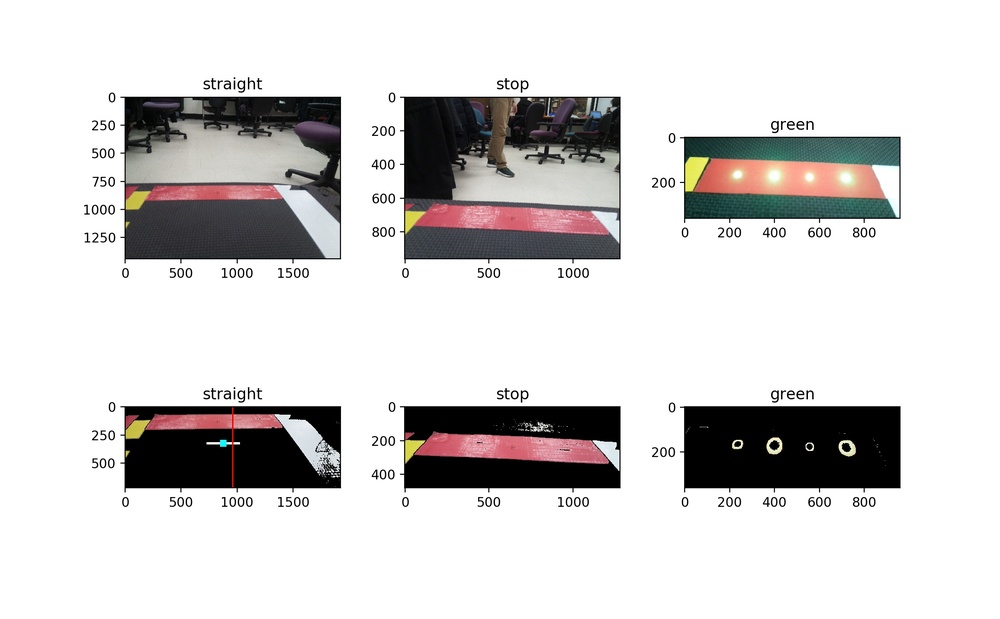
#> input picture stop.jpg, 1000 x 619 px, shrunk from 2150 x 1330 before the run
$ python -i detect_rgb_debug4.py   (imports and definitions only)
#> lines starting #> are read from the running program, lines starting #| are printed output that depends on the picture; after the words box and inside, x2 and y2 are one past the last pixel; in counts of white or black regions, pixels touching at a corner belong together
#> further down, picture is the input picture: shape (619, 1000, 3); mean B, G, R 211, 211.4, 213.3
import numpy as np
from PIL import Image
import matplotlib.pyplot as plt
import cv2


def detect(img):
    # img = img[int(img.shape[0] / 3):int(img.shape[0] * 2 / 3), :, :]
    # img = img[int(img.shape[0] / 2):int(img.shape[0]), :, :]
    h, w, _ = img.shape
#> h = 619; w = 1000
    # img = cv2.GaussianBlur(img, (5, 5), 0)
    hsv_img = cv2.cvtColor(img, cv2.COLOR_BGR2HSV)
#> hsv_img: shape (619, 1000, 3); mean H, S, V 15.3, 11.5, 214.3

    # latest
    yellow_low = np.array([26, 30, 46])
    yellow_high = np.array([34, 255, 255])

    # latest
    white_low = np.array([0, 0, 200])
    white_high = np.array([180, 30, 255])

    # latest
    red_low = np.array([0, 0, 0])
    red_high = np.array([10, 255, 100])

    # latest
    green_low = np.array([10, 50, 0])
    green_high = np.array([120, 255, 255])

    r_thresh = float(0.25)
    y_thresh = float(0.01)
    w_thresh = float(0.02)
    g_thresh = float(0.5)

    center = int(w / 2)
#> center = 500

    mask_red = cv2.inRange(hsv_img, red_low, red_high)
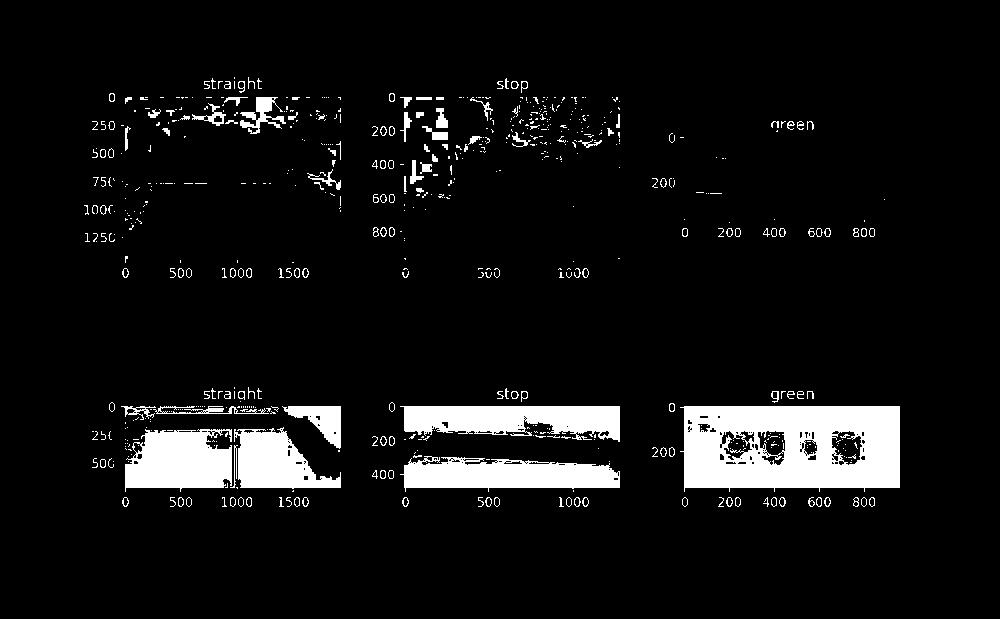
#> mask_red: shape (619, 1000); 7.4% white; 637 white regions (464 under 20 px), largest, box (x1, y1, x2, y2) and area: (680, 406, 900, 492) 15398, (400, 406, 620, 442) 5644, (400, 456, 620, 492) 5518
    r_ratio = float(format((mask_red > 0).sum() / float(w * h), '.4f'))
#> r_ratio = 0.0736

    img = cv2.bitwise_and(img, img, mask=mask_red)
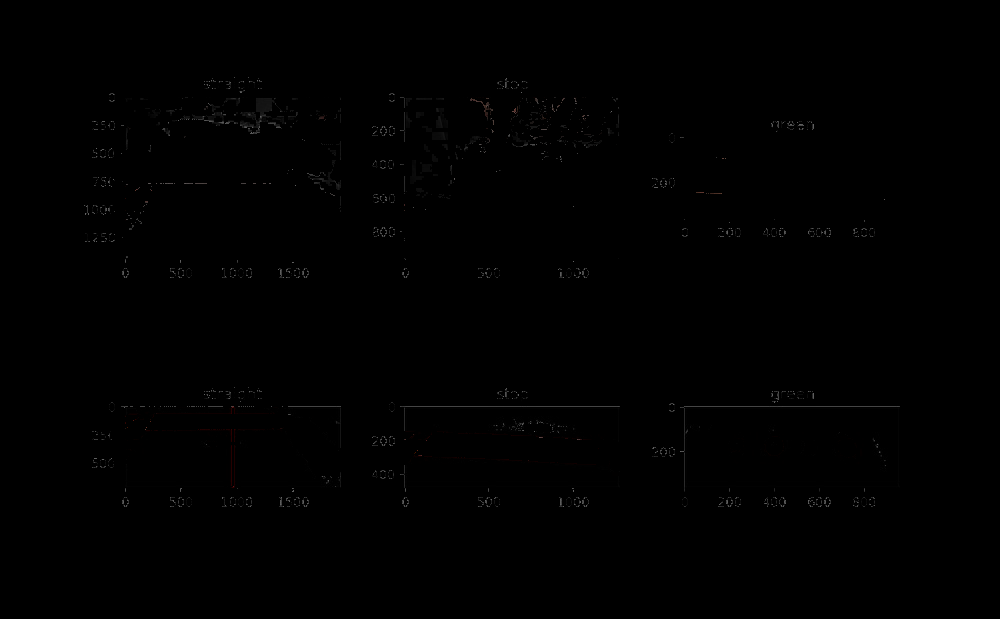
#> img: shape (619, 1000, 3); mean B, G, R 0.5, 0.5, 0.5

    return img, r_ratio

    # [71 lines of commented-out code are left out]

fname = '5imgs/'

# [25 lines not run here, left out]


# for i in range(9, 18):
#     img = np.array(Image.open(fname + str(i) + '.jpg'))
#
#     img, center, mid, command, ratio = detect(img)
#
#     img[:, center-5:center+5, :] = [255, 0, 0]
#
#     if command == 'straight':
#         img[:, mid-5:mid+5, :] = [255, 255, 0]
#         # img[mid_r - 32:mid_r + 32, mid_c - 30:mid_c + 30, :] = [10, 255, 255]
#     elif command == 'turn left':
#         img[:, mid - 5:mid + 5, :] = [255, 255, 0]
#         # img[mid_r - 32:mid_r + 32, mid_c - 30:mid_c + 30, :] = [10, 255, 255]
#     elif command == 'turn right':
#         img[:, mid - 5:mid + 5, :] = [255, 255, 0]
#         # img[mid_r - 32:mid_r + 32, mid_c - 30:mid_c + 30, :] = [10, 255, 255]
#
#     plt.subplot(3, 3, i-8)
#     plt.imshow(img)
#     plt.title([command, ratio])
#
# plt.subplots_adjust(hspace=0.5, wspace=0.5)
# plt.show()
#
#
# for i in range(18, 26):
#     img = np.array(Image.open(fname + str(i) + '.jpg'))
#
#     img, center, mid, command, ratio = detect(img)
#
#     img[:, center-5:center+5, :] = [255, 0, 0]
#
#     if command == 'straight':
#         img[:, mid-5:mid+5, :] = [255, 255, 0]
#         # img[mid_r - 32:mid_r + 32, mid_c - 30:mid_c + 30, :] = [10, 255, 255]
#     elif command == 'turn left':
#         img[:, mid - 5:mid + 5, :] = [255, 255, 0]
#         # img[mid_r - 32:mid_r + 32, mid_c - 30:mid_c + 30, :] = [10, 255, 255]
#     elif command == 'turn right':
#         img[:, mid - 5:mid + 5, :] = [255, 255, 0]
#         # img[mid_r - 32:mid_r + 32, mid_c - 30:mid_c + 30, :] = [10, 255, 255]
#
#     plt.subplot(3, 3, i-17)
#     plt.imshow(img)
#     plt.title([command, ratio])
#
# plt.subplots_adjust(hspace=0.5, wspace=0.5)
# plt.show()

>>> import cv2
>>> picture = cv2.imread('../stop.jpg')
>>> result = detect(picture)

$ run again, on straight.jpg
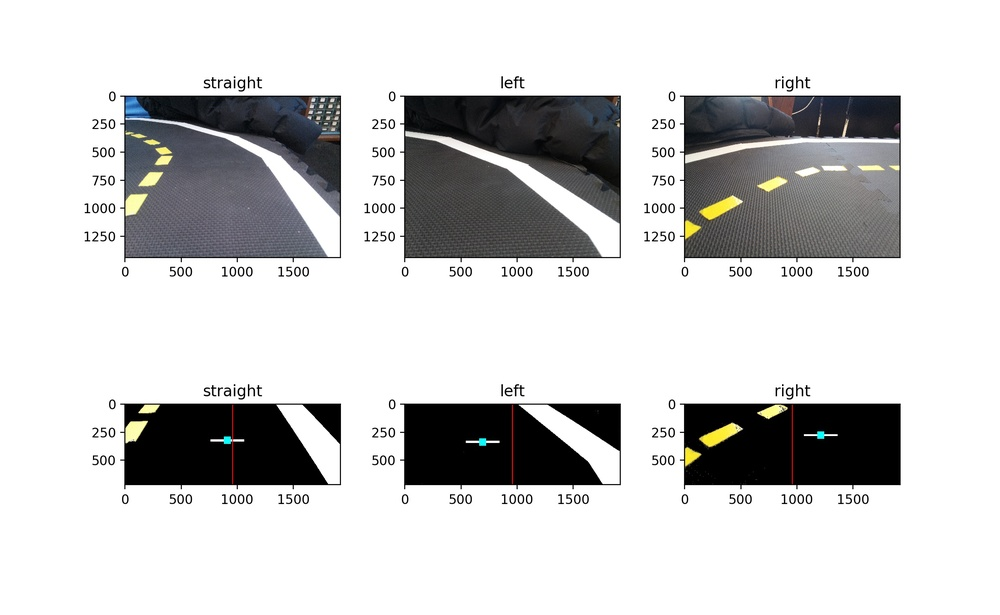
#> input picture straight.jpg, 1000 x 615 px, shrunk from 2162 x 1330 before the run
#> picture is the input picture: shape (615, 1000, 3); mean B, G, R 205.8, 205.8, 205.8
#> hsv_img: shape (615, 1000, 3); mean H, S, V 14.9, 8, 206.8
#> in detect, `mask_red = cv2.inRange(hsv_img, red_low, red_high)`:
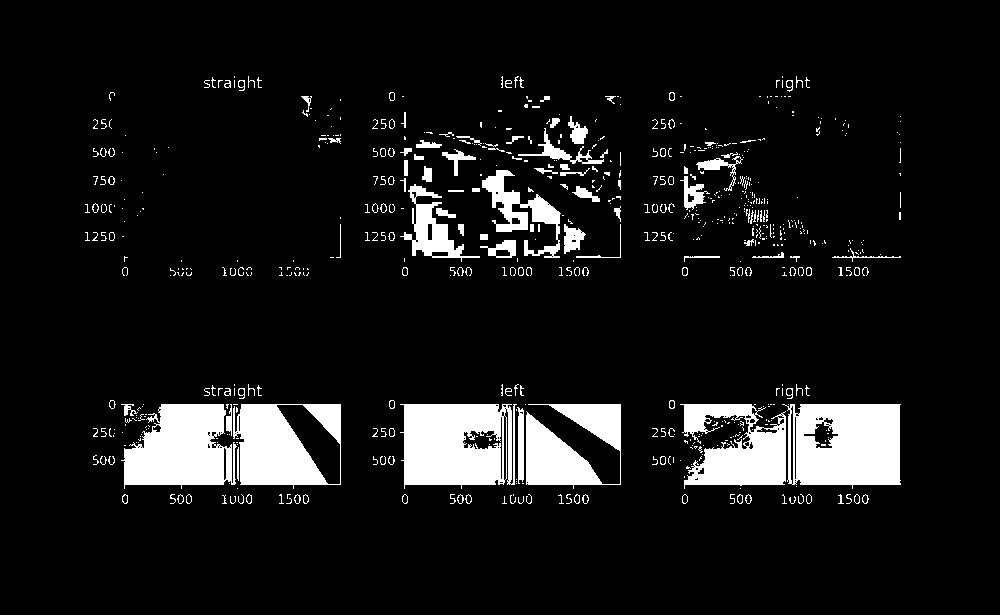
#> mask_red: shape (615, 1000); 9% white; 686 white regions (509 under 20 px), largest, box (x1, y1, x2, y2) and area: (782, 404, 901, 489) 8364, (400, 404, 517, 489) 8133, (121, 404, 237, 489) 7063
#> r_ratio = 0.09
#> in detect, `img = cv2.bitwise_and(img, img, mask=mask_red)`:
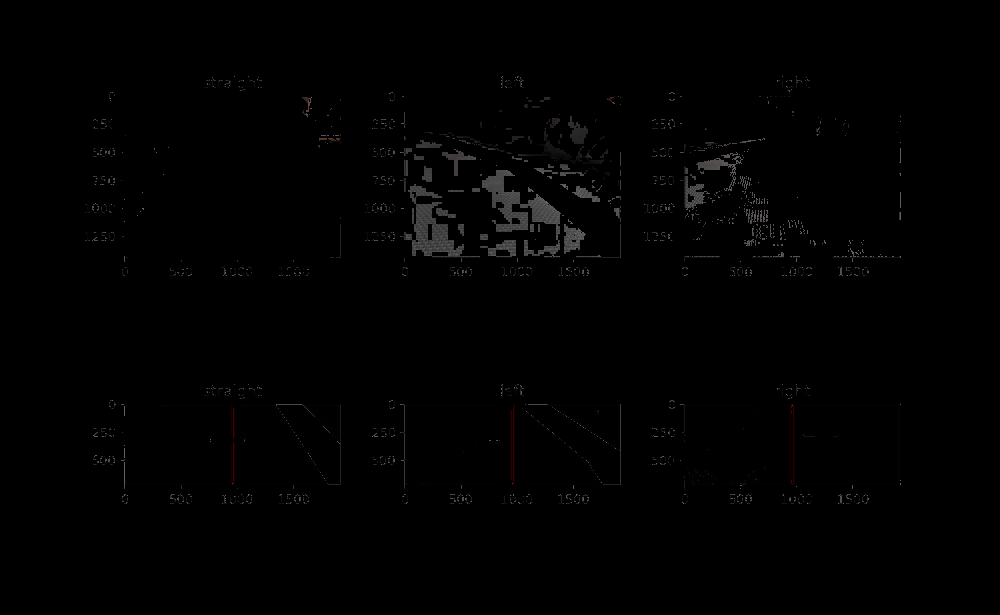
#> img: shape (615, 1000, 3); mean B, G, R 1.4, 1.4, 1.4
